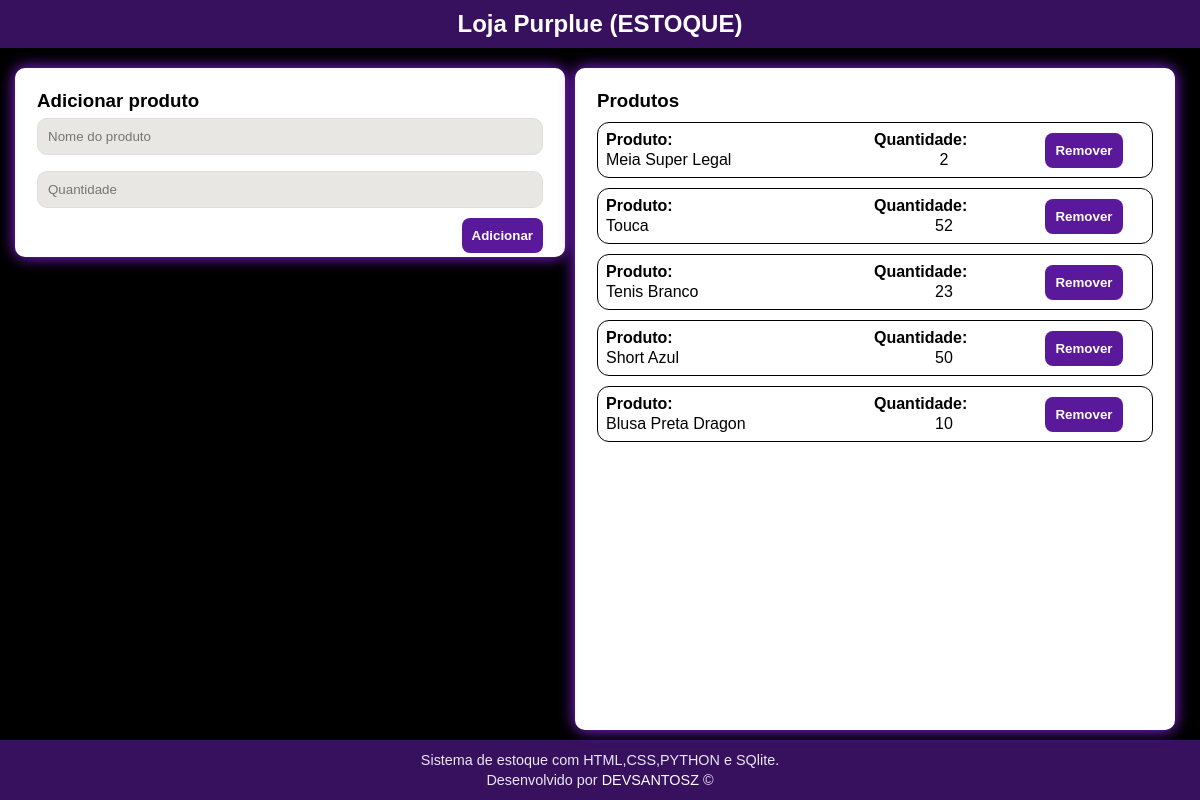
Before: / with the older database file.
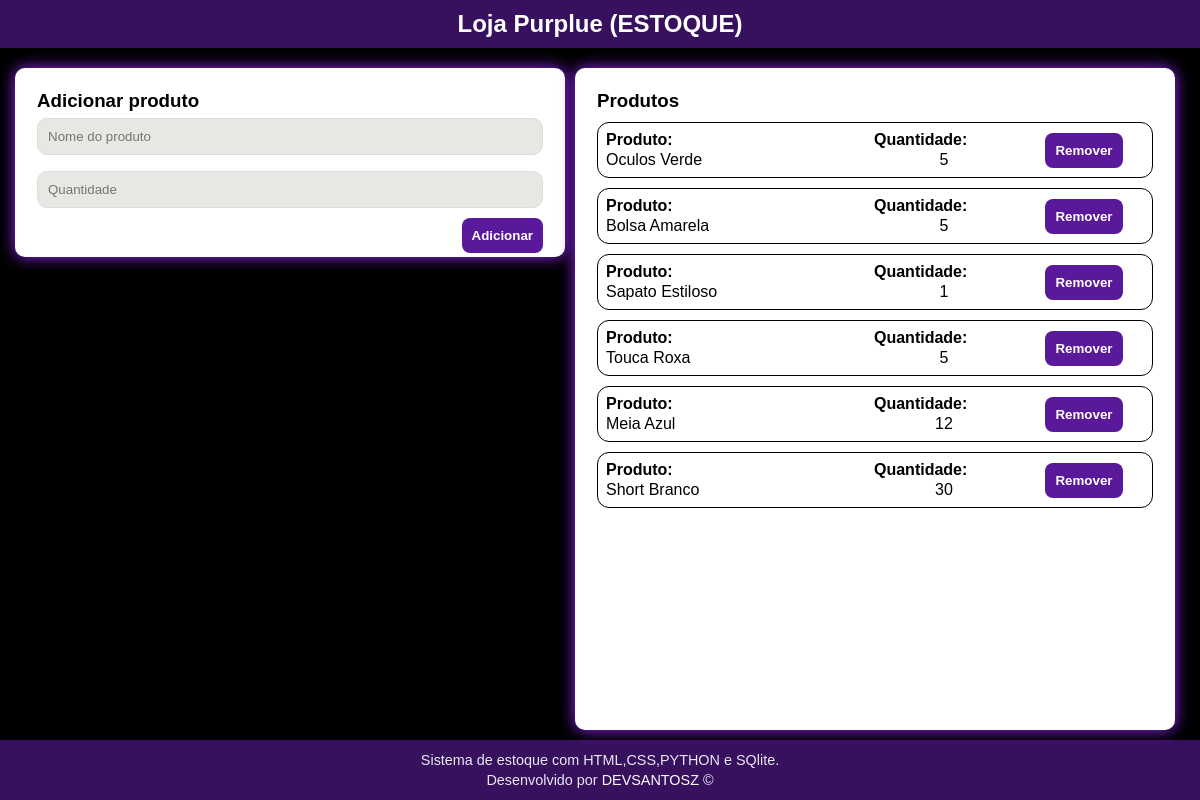
After: the same page with the newer database file.
### tables this page shows
CREATE TABLE products (
            id INTEGER PRIMARY KEY AUTOINCREMENT,
            name TEXT NOT NULL,
            quantity INTEGER NOT NULL DEFAULT 0
        );

### app.py (the view)
@app.route("/")
def home():
    con = get_db()
    cur = con.cursor()
    cur.execute("SELECT id, name, quantity FROM products ORDER BY id DESC")
    products = cur.fetchall()
    con.close()
    return render_template("dashboard.html", products=products)

### app.py (called while the page is built)
def get_db():
    os.makedirs("data", exist_ok=True)
    conn = sqlite3.connect(DB_PATH)
    conn.row_factory = sqlite3.Row
    return conn

### templates/dashboard.html (shortened to what this page needs)
<!DOCTYPE html>
<html lang="pt-br">
<head>
  <link rel="stylesheet" href="/static/style.css">
</head>
<body>
  <header class="topbar">
    <h2> Loja Purplue (ESTOQUE)</h2>
  </header>
  <main class="container">
    <section class="card" id="pesq">
      <h3>Adicionar produto</h3>
      <form method="post" action="/add" class="row">
        <input name="name" placeholder="Nome do produto" required>
        <input name="qty" type="number" placeholder="Quantidade" required>
        <button>Adicionar</button>
      </form>
    </section>
    <section class="card" id="list-prod">
      <h3>Produtos</h3>
        <ul class="list">
          {% for p in products %}
            <li class="item">
              <div>
                <p class="titulo">Produto:</p>
                <p>{{ p["name"] }}</p>
              </div>
              <div>
                <p class="titulo">Quantidade:</p>
                <p class="res">{{ p["quantity"] }}</p>
              </div>
              <div class="acoes">
                <form action="/remove/{{ p['id'] }}" method="post">
                  <button type="submit">Remover</button>
                </form>
            </div>
          </li>
          {% endfor %}
        </ul>
    </section>
  </main>
  <footer>
    <p>Sistema de estoque com HTML,CSS,PYTHON e SQlite.</p>
    <p>Desenvolvido por <a href="https://github.com/Devsantosz" target="_blank">DEVSANTOSZ </a>&copy</p>
  </footer>
</body>
</html>

### static/style.css (style rules this page uses)
* { margin: 0; padding: 0; box-sizing: border-box; font-family: Arial, sans-serif; }
body { background: #f6f6fb; }
main { display: grid; height: calc(100vh - 108px); grid-template-columns: auto 1fr auto; grid-template-rows: 30% 1fr; background-color: #000000; padding: 15px; }
.card { max-width: 700px; width: 100%; flex: auto; grid-column: 2; margin: 5px auto; background: white; padding: 22px; border-radius: 10px; box-shadow: 0px 0px 15px rgb(150, 38, 255); }
#pesq { display: flex; flex-direction: column; grid-row: 1; }
#list-prod { height: 100%; width: 100%; grid-row: 2; }
input { width:100%; padding:10px; border:1px solid #ddd; border-radius:10px; margin-top:6px; }
button { margin-top: 0px; padding: 10px 10px; border: 0; border-radius: 8px; cursor: pointer; background: #5a189a; color: white; font-weight: 700; margin-left: auto; }
.topbar { text-align: center; color: white; padding: 10px; background-color: #37105e; box-shadow: 0 6px 14px rgba(0,0,0,.06); }
.row { display:flex; gap: 10px; flex-wrap: wrap; }
.row input { background-color: rgb(233, 231, 227); width: 100%; min-width: 120px; }
.list { list-style: none; padding: 0; margin: 0; max-width: 100%; overflow-wrap: break-word; overflow: hidden; overflow-y: scroll; }
.item { border: 1px solid black; border-radius: 12px; padding: 8px; margin: 10px 0px; display: grid; grid-template-columns: 1fr 140px 120px; align-items: center; gap: 10px; }
.item .acoes { display: flex; justify-content: flex-end; }
.item > div:last-child { display: flex; flex-direction: column; align-items: center; min-width: 120px; }
.titulo { font-weight: bolder; padding-bottom: 2px; }
.res { text-align: center; }
footer { padding: 10px; color: #e8e8f3; background-color: #37105e; text-align: center; font-family: 'Times New Roman', Times, serif; font-size: 0.9em; }
footer p { padding: 2px; }
footer p a { color: white; text-decoration: none; }
@media screen and (min-width: 768px) { main { grid-template-columns: auto 1fr 50vw auto; gap: 10px; } }
@media screen and (min-width: 768px) { #pesq { grid-column: 1 / 3; transition: 0.8s ease; } }
@media screen and (min-width: 768px) { #list-prod { grid-column: 3; grid-row: 1 / 3; transition: 0.8s ease; } }

Changed rows visible on the page:
removed products: name "Short Azul", quantity "50"
removed products: name "Blusa Preta Dragon", quantity "10"
added products: name "Oculos Verde", quantity "5"
added products: name "Bolsa Amarela", quantity "5"
added products: name "Sapato Estiloso", quantity "1"
changed products: name "Meia Super Legal" → "Touca Roxa"; quantity "2" → "5"
changed products: name "Touca" → "Meia Azul"; quantity "52" → "12"
changed products: name "Tenis Branco" → "Short Branco"; quantity "23" → "30"
